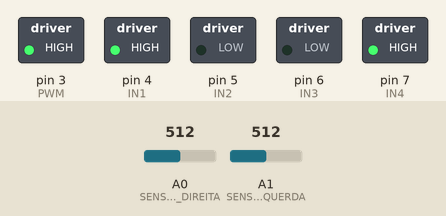
Recording of a sketch running on a simulated Arduino Uno, built with avr-gcc and run on an emulated ATmega328P. Shown: switched loads named in the sketch (green lamp = pin HIGH). The test bench sets the inputs (shaded band); at power-on: A0 (SENSOR_DIREITA) = 512, A1 (SENSOR_ESQUERDA) = 512.

Above: at 1.2 s.
1.3 s: A0 (SENSOR_DIREITA) set to 158
2.8 s: A0 (SENSOR_DIREITA) set to 137
At 3.5 s:
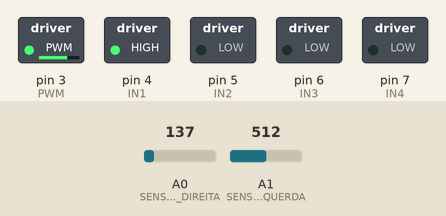
4.3 s: A0 (SENSOR_DIREITA) set to 306
At 4.6 s:
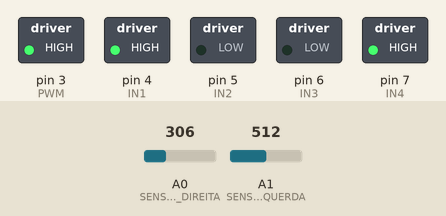
5.8 s: A1 (SENSOR_ESQUERDA) set to 164
7.3 s: A1 (SENSOR_ESQUERDA) set to 134
At 8.1 s:
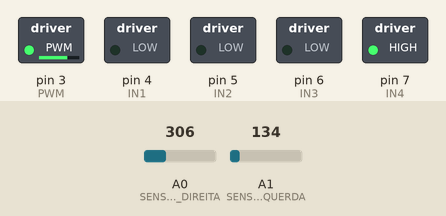
8.8 s: A1 (SENSOR_ESQUERDA) set to 306
At 9.3 s:
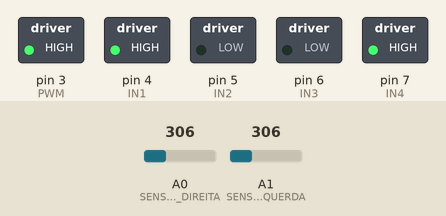
Timing chart, 0 to 11.3 s (numbered marks = the images above; inputs shaded):
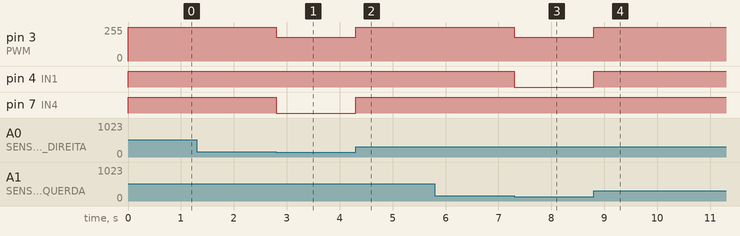

The sketch:

seguidor.ino
```cpp
//Pinagem dos sensores de faixa
#define SENSOR_ESQUERDA A1
#define SENSOR_DIREITA A0

//Pinagem para os motores
#define IN1 4
#define IN2 5
#define IN3 6
#define IN4 7

#define PWM 3 //Velocidade para o robo

int ESQUERDA, DIREITA; //Variaveis responsaveis por receber os valores de leitura dos sensores de faixa

int INTERVALO_SENSOR = 150; //Intervalo de cor da faixa para o robo tomar acoes

void setup(){

    Serial.begin(9600);
    pinMode(PWM, OUTPUT);
    pinMode(IN1, OUTPUT);
    pinMode(IN2, OUTPUT);
    pinMode(IN3, OUTPUT);
    pinMode(IN4, OUTPUT);

}

void loop(){

    Leitura(); //Funcao para leitura de intervalos dos sensores
    //Calibragem(); //Funcao para monitorar a frequencia de leitura dos sensores de faixa
    SeguirFaixa(); //Funcao para o robo seguir faixa

}

void Calibragem(){
    Serial.print(DIREITA);
    Serial.print(" : ");
    Serial.print(ESQUERDA);
    Serial.print(" TAXA DE VARIACAO DA FAIXA");
    Serial.println("------------------------------------------");
}

void Leitura() {
  ESQUERDA = analogRead(SENSOR_ESQUERDA);
  DIREITA = analogRead(SENSOR_DIREITA);
}

void SeguirFaixa() {

  if (((DIREITA > INTERVALO_SENSOR) && (ESQUERDA > INTERVALO_SENSOR)) || ((DIREITA < INTERVALO_SENSOR) && (ESQUERDA < INTERVALO_SENSOR))) {
    FRENTE();
  }

  else if (DIREITA < INTERVALO_SENSOR) {
    ANTIHORARIO();
    while (1) {
      Leitura();
      if (DIREITA > INTERVALO_SENSOR) break;

    }
  }

  else if (ESQUERDA < INTERVALO_SENSOR) {
    HORARIO();
    while (1) {
      Leitura();
      if (ESQUERDA > INTERVALO_SENSOR) break;
    }
  }

}


void FRENTE(){
    //Ajustando velocidade dos Motores
    analogWrite(PWM, 255);
    //Motor Esquerdo para frente
    digitalWrite(IN1, HIGH);
    digitalWrite(IN2, LOW);
    //Motor Direito para frente
    digitalWrite(IN3, LOW);
    digitalWrite(IN4, HIGH);
}

void ANTIHORARIO(){
    analogWrite(PWM, 180);
    //Motor Esquerdo realiza o movimento
    digitalWrite(IN1, HIGH);
    digitalWrite(IN2, LOW);

    //Motor Direito fica parado
    digitalWrite(IN3, LOW);
    digitalWrite(IN4, LOW);
}

void HORARIO(){
   analogWrite(PWM, 180);
     //Motor Esquerdo fica parado
   digitalWrite(IN1, LOW);
   digitalWrite(IN2, LOW);
     //Motor Direito realiza o movimento
   digitalWrite(IN3, LOW);
   digitalWrite(IN4, HIGH);
}
```

Measured:
- the behaviour switches between 150 and 149 on A0 (SENSOR_DIREITA) (found by bisection; images 0 and 1)
- the behaviour switches between 150 and 149 on A1 (SENSOR_ESQUERDA) (found by bisection; images 2 and 3)
- after the input at 1.3 s, every drawn part: stays the same
- after the input at 2.8 s, pin 3 (PWM): 255/255 → 180/255 at once; pin 7 (IN4): HIGH → LOW at once
- after the input at 4.3 s, pin 3 (PWM): 180/255 → 255/255 at once; pin 7 (IN4): LOW → HIGH at once
- after the input at 5.8 s, every drawn part: stays the same
- after the input at 7.3 s, pin 3 (PWM): 255/255 → 180/255 at once; pin 4 (IN1): HIGH → LOW at once
- after the input at 8.8 s, pin 3 (PWM): 180/255 → 255/255 at once; pin 4 (IN1): LOW → HIGH at once
